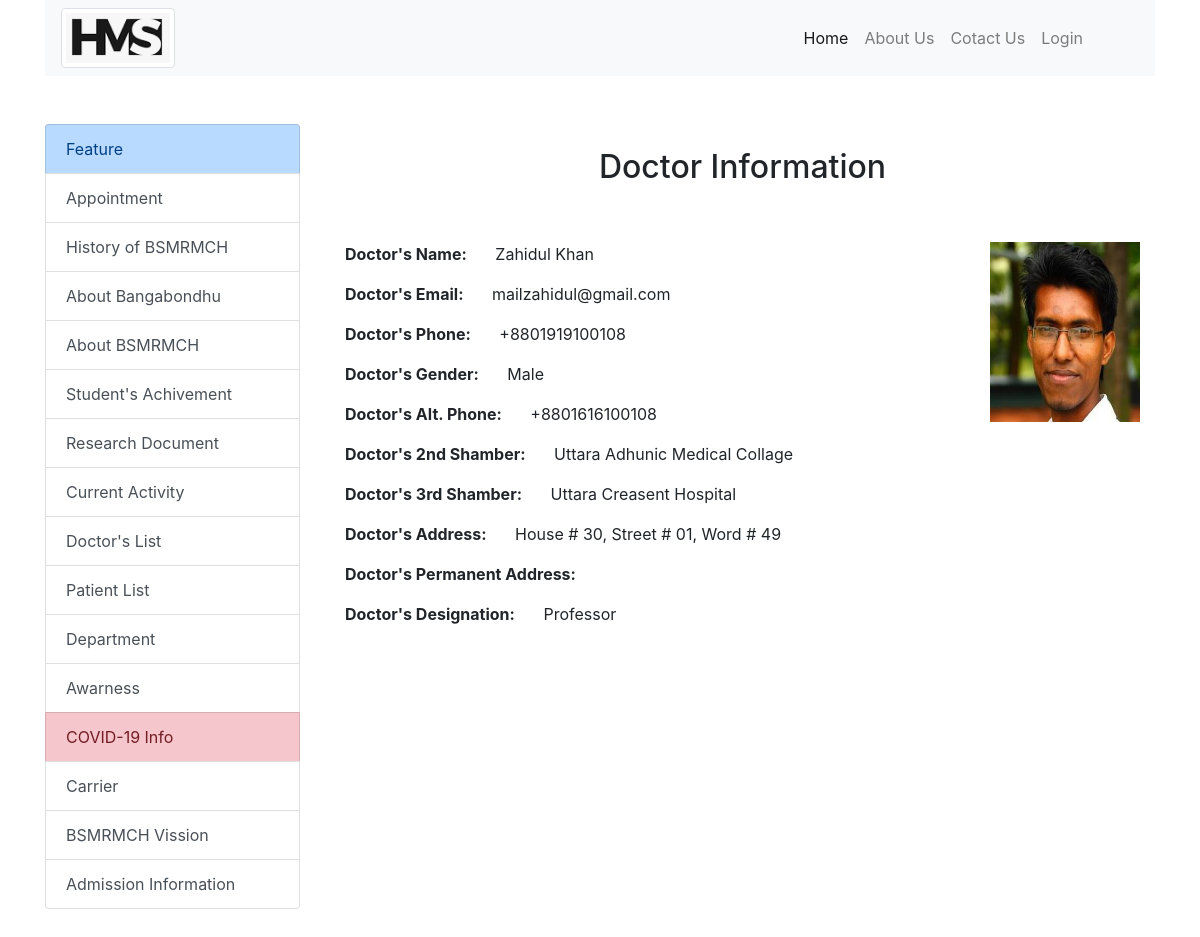
Before: /view_doctor/3 with the older database file.
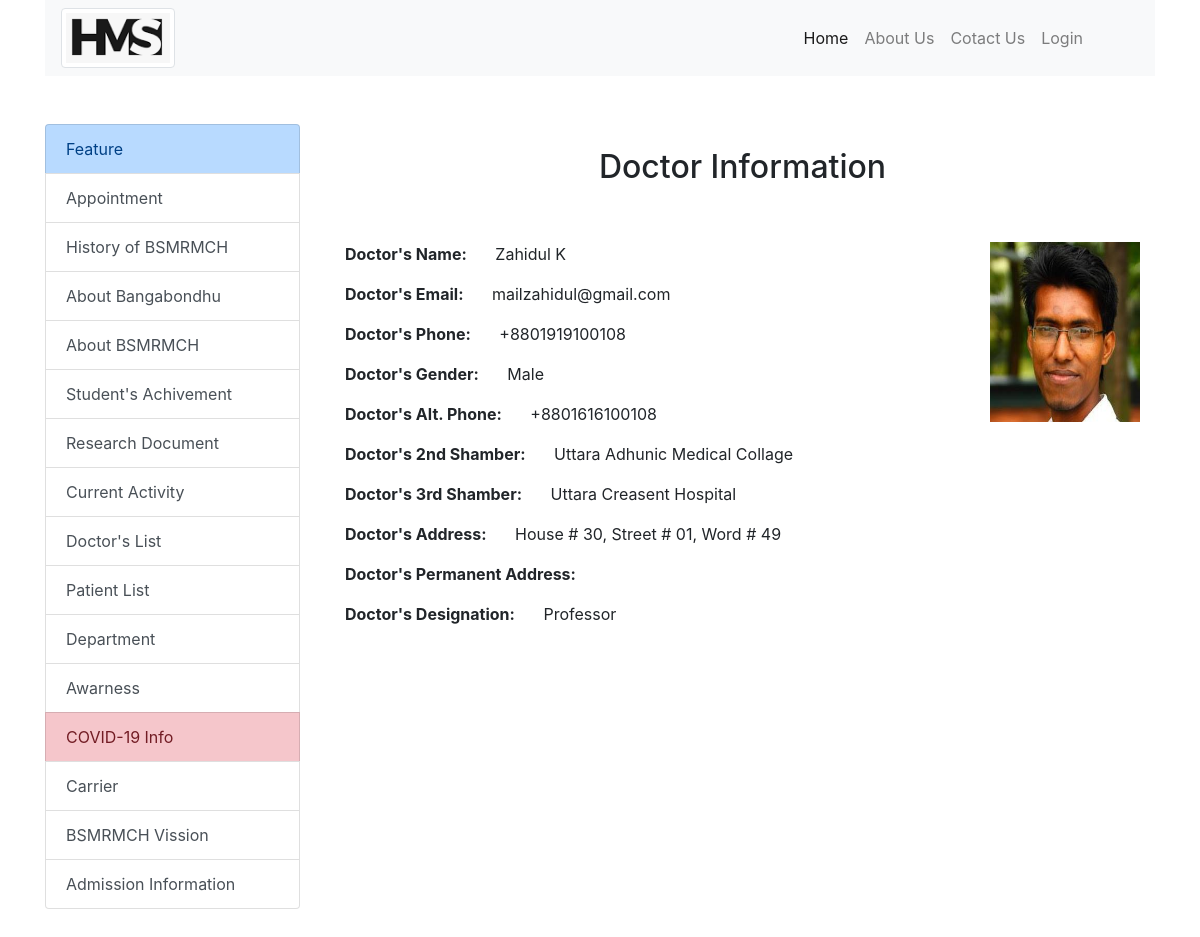
After: the same page with the newer database file.
### hospital_app/models.py (models this page shows, shortened)
class Doctor(models.Model):
    name = models.CharField(max_length=50)
    email = models.EmailField()
    phone = models.CharField(max_length=15)
    gender = models.ForeignKey(Gender, on_delete=models.SET_NULL, null=True)
    alternative_phone = models.CharField(max_length=15)
    second_chamber = models.CharField(max_length=100, blank=True, null=True)
    third_chamber = models.CharField(max_length=100, blank=True, null=True)
    present_address = models.TextField()
    parmanent_address = models.TextField(blank=True, null=True)
    designation = models.ForeignKey(Designation, on_delete=models.SET_NULL, null=True)
    photo = models.ImageField(upload_to='doctor_photo/')

class Gender(models.Model):
    gender = models.CharField(max_length=6)
    def __str__(self):
        return self.gender

class Designation(models.Model):
    designation = models.CharField(max_length=20)
    def __str__(self):
        return self.designation

### hospital_app/views.py (the view)
# urls.py: path('view_doctor/<int:id>', views.view_doctor, name='view_doctor'),
def view_doctor(request, id):
    doctor = Doctor.objects.get(id=id)
    context ={
        'doctor': doctor
    }
    return render(request, 'doctor/view_doctor.html', context)

### templates/doctor/view_doctor.html (shortened to what this page needs)
{% extends 'base.html' %}
{% block content %}
    <div class="col-lg-12 col-md-12">
        <div class="py-4">
            <h2 class="text-center pb-5">Doctor Information</h2>
           <div class="float-right">
               <img height="180" width="150" src="{{ doctor.photo.url }}" alt="">
           </div>
            <p><strong class="mr-4">Doctor's Name:</strong> {{ doctor.name }}</p>
            <p><strong class="mr-4">Doctor's Email:</strong> {{ doctor.email }}</p>
            <p><strong class="mr-4">Doctor's Phone:</strong> {{ doctor.phone }}</p>
            <p><strong class="mr-4">Doctor's Gender:</strong> {{ doctor.gender }}</p>
            <p><strong class="mr-4">Doctor's Alt. Phone:</strong> {{ doctor.alternative_phone }}</p>
            <p><strong class="mr-4">Doctor's 2nd Shamber:</strong> {{ doctor.second_chamber }}</p>
            <p><strong class="mr-4">Doctor's 3rd Shamber:</strong> {{ doctor.third_chamber }}</p>
            <p><strong class="mr-4">Doctor's Address:</strong> {{ doctor.present_address }}</p>
            <p><strong class="mr-4">Doctor's Permanent Address:</strong> {{ doctor.permanent_address }}</p>
            <p><strong class="mr-4">Doctor's Designation:</strong> {{ doctor.designation }}</p>
        </div>
    </div>
{% endblock %}

Changed rows visible on the page:
changed Doctor "mailzahidul@gmail.com": name "Zahidul Khan" → "Zahidul K"
